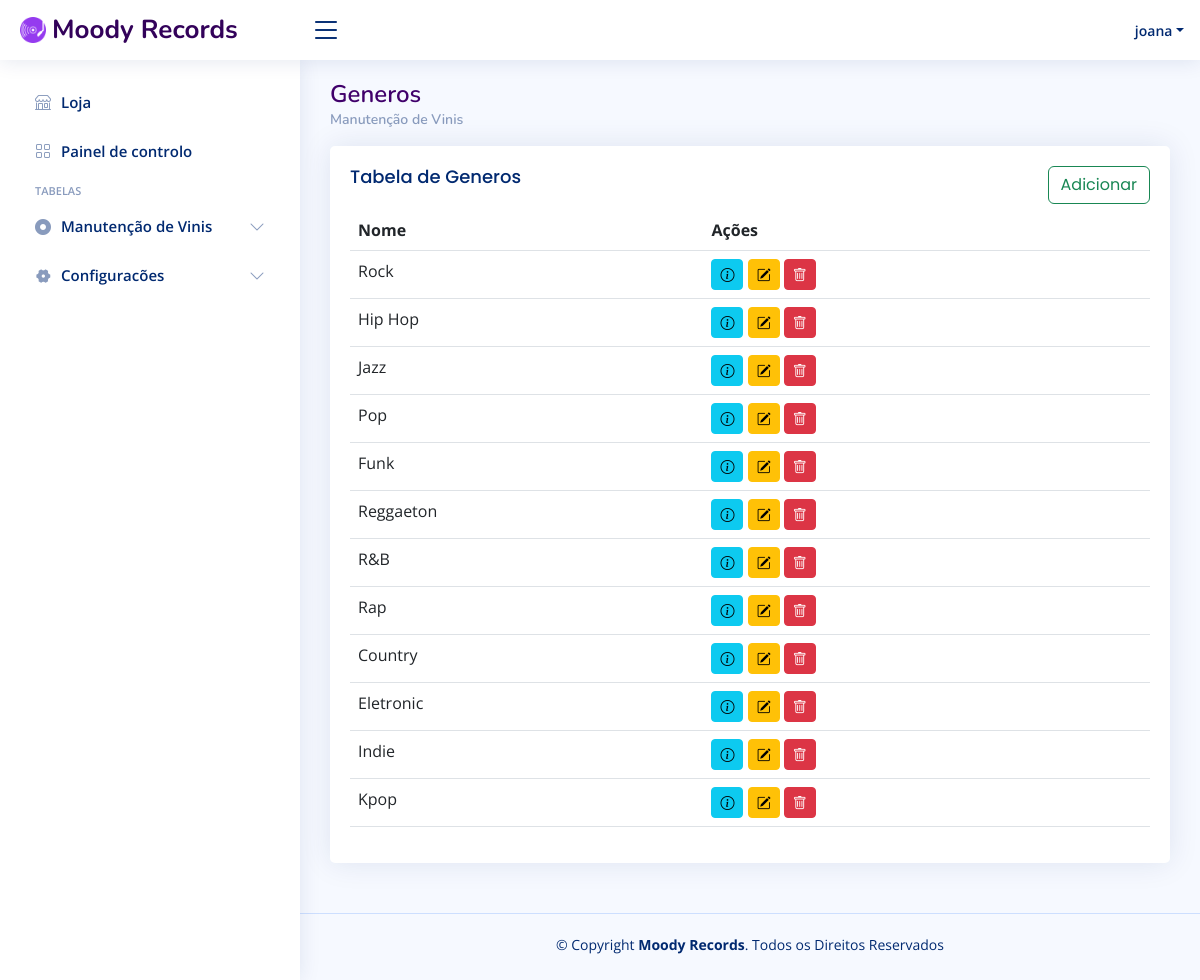
Screenshot of /pag/administracao/index.php?op=3 (signed in) with the database file from the repository.
### tables this page shows
CREATE TABLE `genero` (
  `genero_id` int(9) NOT NULL,
  `nome` varchar(150) NOT NULL
);

### pag/administracao/pag/generos/Fgeneros.php (called while the page is built, shortened)
<?php
    function GetGeneros()
    {
        require '../../bd/dbcon.php';
        $query = "SELECT * FROM genero";
        $query_run = mysqli_query($con, $query);
        if ($query_run) {
            $generos = [];
            while ($row = $query_run->fetch_assoc()) {
                $generos[] = $row;
            }
        }
        return $query_run;
    }
?>

### pag/administracao/pag/generos/generos.php (the view, shortened to what this page needs)
<div class="pagetitle">
  <h1>Generos</h1>
  <nav>
    <ol class="breadcrumb">
      <li class="breadcrumb-item">Manutenção de Vinis</li>
    </ol>
  </nav>
</div>
<section class="section">
  <div class="card">
    <div class="card-body">
      <h5 class="card-title">Tabela de Generos<a type="button" id="exampleModalLabel"
          class="btn btn-outline-success float-end" data-bs-toggle="modal" data-bs-target="#generosAddModal">
          Adicionar
        </a></h5>
      <table id="generosTable" class="table">
        <thead>
          <tr>
            <th scope="col">Nome</th>
            <th scope="col">Ações</th>
          </tr>
        </thead>
        <tbody>
          <?php
          if (mysqli_num_rows(GetGeneros()) > 0) {
            foreach (GetGeneros() as $genero) {
              ?>
              <tr>
                <td><?= $genero['nome'] ?></td>
                <td>
                  <button type="button" value="<?= $genero['genero_id']; ?>"
                    class="ViewGenreBtn bi bi-info-circle btn btn-info btn-sm"></button>
                  <button type="button" value="<?= $genero['genero_id']; ?>"
                    class="EditGenreBtn bi bi-pencil-square btn btn-warning btn-sm"></button>
                  <button type="button" value="<?= $genero['genero_id']; ?>"
                    class="DeleteGenreBtn bi bi-trash btn btn-danger btn-sm"></button>
                </td>
              </tr>
              <?php
            }
          }
          ?>
        </tbody>
      </table>
    </div>
  </div>
</section>

### pag/administracao/assets/css/style.css (style rules this page uses)
:root { scroll-behavior: smooth; }
body { font-family: "Open Sans", sans-serif; background: #f6f9ff; color: #444444; }
a { color: #b554ee; text-decoration: none; }
h1, h2, h3, h4, h5, h6 { font-family: "Nunito", sans-serif; }
.pagetitle { margin-bottom: 10px; }
.pagetitle h1 { font-size: 24px; margin-bottom: 0; font-weight: 600; color: #40006b; }
.card { margin-bottom: 30px; border: none; border-radius: 5px; box-shadow: 0px 0 30px rgba(1, 41, 112, 0.1); }
.card-title { padding: 20px 0 15px 0; font-size: 18px; font-weight: 500; color: #012970; font-family: "Poppins", sans-serif; }
.card-body { padding: 0 20px 20px 20px; }
.breadcrumb { font-size: 14px; font-family: "Nunito", sans-serif; color: #899bbd; font-weight: 600; }
.breadcrumb .breadcrumb-item::before { color: #899bbd; }

### rows the page displays
genero: nome "Rock", $genero['genero_id'] 1 (drawn)
genero: nome "Hip Hop", $genero['genero_id'] 2 (drawn)
genero: nome "Jazz", $genero['genero_id'] 3 (drawn)
genero: nome "Pop", $genero['genero_id'] 4 (drawn)
genero: nome "Funk", $genero['genero_id'] 5 (drawn)
genero: nome "Reggaeton", $genero['genero_id'] 6 (drawn)
genero: nome "R&B", $genero['genero_id'] 7 (drawn)
genero: nome "Rap", $genero['genero_id'] 8 (drawn)
genero: nome "Country", $genero['genero_id'] 9 (drawn)
genero: nome "Eletronic", $genero['genero_id'] 10 (drawn)
genero: nome "Indie", $genero['genero_id'] 11 (drawn)
genero: nome "Kpop", $genero['genero_id'] 12 (drawn)

### other values shown
$_SESSION["user"]['login'] "joana"
